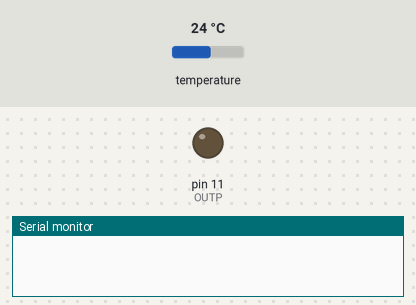
Recording of a sketch running on a simulated Arduino Uno, built with avr-gcc and run on an emulated ATmega328P. Parts: output pins drawn as LEDs (lit = HIGH), the last lines printed to the serial monitor. The inputs (shaded band) are chosen by the test bench; at power-on: temperature 24 °C.

Above: at 0.1 s.
At 0.9 s:
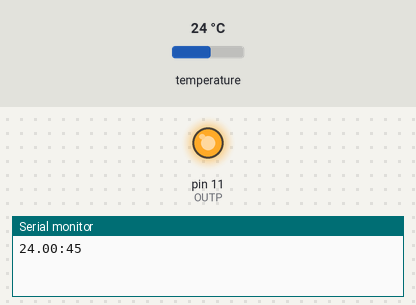
Timing chart, 0 to 2.4 s (numbered marks = the images above):
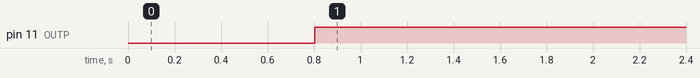

The sketch:

chauf_ctrl.ino
```cpp
#include <OneWire.h>
#include <DallasTemperature.h>

// le bus est sur la broche 2
#define ONE_WIRE_BUS 2

// On contrôle avec la broche 11
// On choisi une sortie PWM au cas où
#define OUTP 11

// déclaration du bus 1-wire
OneWire oneWire(ONE_WIRE_BUS);
// déclaration du capteur
// (il pourrait y en avoir plusieurs)
DallasTemperature sensors(&oneWire);

// fonction chauffage
void chauffage_on() {
  // on peut jouer avec la PWM si nécessaire
  analogWrite(OUTP, 255);
}

// arrêt chauffage
void chauffage_off() {
  analogWrite(OUTP, 0);
}

void setup(void) {
  Serial.begin(115200);
  // démarrage capteurs
  sensors.begin();
  // broche 11 en sortie
  pinMode(OUTP, OUTPUT);
  // par défaut on coupe le chauffage
  chauffage_off();
}

void loop(void) {
  // demande de lecture des températures
  sensors.requestTemperatures();

  // on affiche la température du premier
  // capteur (le seul dans notre cas)
  Serial.print(sensors.getTempCByIndex(0));
  // si on est au dessus de la consigne
  if(sensors.getTempCByIndex(0) > 39) {
    // affiche valeur bidon pour le graph
    Serial.println(":34");
    // on  ne chauffe pas
    chauffage_off();
  // si on est en dessous
  } else if(sensors.getTempCByIndex(0) < 39) {
    // affiche valeur bidon pour le graph
    Serial.println(":45");
    // on chauffe
    chauffage_on();
  }
  // si on est à la consigne on ne change rien,
  // dans un cas comme dans l'autre la température
  // changera en plus ou en moins.
}
```

Measured:
- by itself, pin 11 (OUTP): LOW → HIGH at 0.80 s
